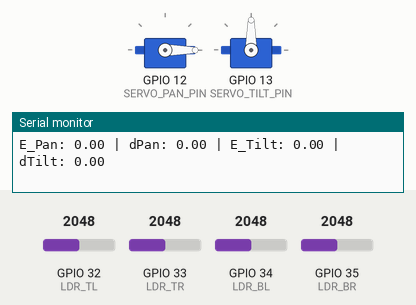
Simulated run of this sketch. Board: ESP32. On the bench: 2 × servo, the last lines printed to the serial monitor. The inputs (shaded band) are chosen by the test bench; at power-on: GPIO 32 (LDR_TL) = 2048, GPIO 34 (LDR_BL) = 2048, GPIO 33 (LDR_TR) = 2048, GPIO 35 (LDR_BR) = 2048.

Above: at 2.2 s.
2.3 s: GPIO 32 (LDR_TL) set to 2866
At 3.44 s:
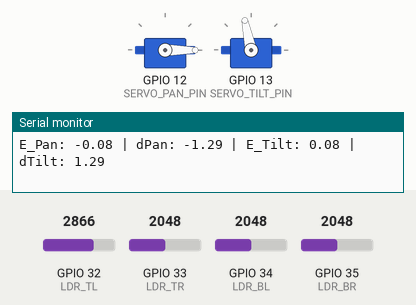
5.3 s: GPIO 34 (LDR_BL) set to 140
At 5.83 s:
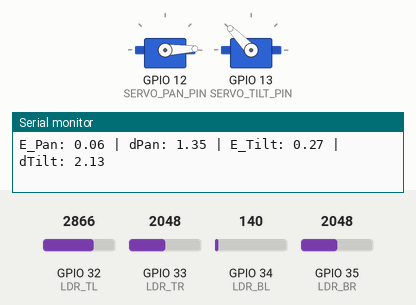
At 6.35 s:
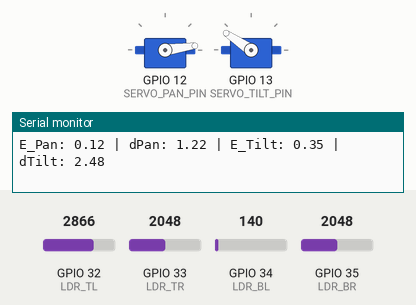
8.3 s: GPIO 33 (LDR_TR) set to 2866
11.3 s: GPIO 35 (LDR_BR) set to 3972
14.3 s: GPIO 32 (LDR_TL) set to 140
At 14.86 s:
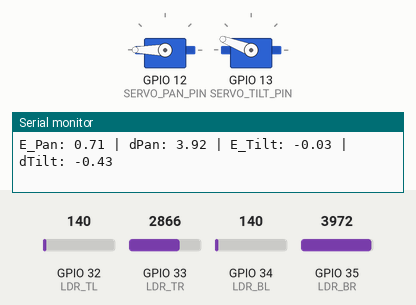
17.3 s: GPIO 34 (LDR_BL) set to 1228
Timing chart, 0 to 23.2 s (numbered marks = the images above; inputs shaded):
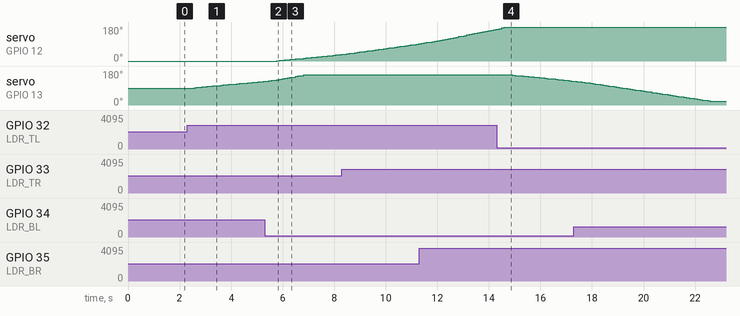

Measured:
- after the input at 2.3 s, servo on GPIO 13 (SERVO_TILT_PIN): moves from 90° to 125° over 2.7 s, starting after 0.26 s
- after the input at 5.3 s, servo on GPIO 12 (SERVO_PAN_PIN): moves from 0° to 35° over 2.5 s, starting after 0.48 s
- after the input at 14.3 s, servo on GPIO 13 (SERVO_TILT_PIN): moves from 160° to 127° over 2.4 s, starting after 0.51 s

The sketch:

Solar_Tracking_System.ino
```cpp
#include <ESP32Servo.h>
#include <Fuzzy.h>

// Định nghĩa các chân cho 4 con LDR
const int LDR_TL = 32; // Trên - Trái (Top-Left)
const int LDR_TR = 33; // Trên - Phải (Top-Right)
const int LDR_BL = 34; // Dưới - Trái (Bottom-Left)
const int LDR_BR = 35; // Dưới - Phải (Bottom-Right)

// Thêm các biến toàn cục để lưu giá trị đã lọc cho 4 cảm biến
float filteredTL = 0, filteredTR = 0, filteredBL = 0, filteredBR = 0;

// Hệ số lọc alpha (0 < alpha < 1).
// Alpha nhỏ (ví dụ 0.1): Lọc cực mượt nhưng đáp ứng chậm.
// Alpha lớn (ví dụ 0.5): Đáp ứng nhanh nhưng ít mượt hơn.
const float ALPHA = 0.2;

// Định nghĩa chân cho 2 Servo
const int SERVO_PAN_PIN = 12;  // Trục Ngang (Đế)
const int SERVO_TILT_PIN = 13; // Trục Dọc (Gật)

Servo servoPan;
Servo servoTilt;

// Các biến lưu góc hiện tại của Servo
float currentPanPos = 0;
float currentTiltPos = 90;

// Giới hạn góc quay để bảo vệ dây điện và cơ khí
const int PAN_MIN = 0;
const int PAN_MAX = 180;
const int TILT_MIN = 20;
const int TILT_MAX = 160;

Fuzzy *fuzzyPan = new Fuzzy();
Fuzzy *fuzzyTilt = new Fuzzy();

// Hàm cài đặt Luật Mờ (Chạy trong setup)
void setupFuzzyLogic(Fuzzy *fuzzySystem) {
  // --- INPUT: Sai số ánh sáng đã chuẩn hóa
  FuzzyInput *errorInput = new FuzzyInput(1);

  FuzzySet *errNB = new FuzzySet(-1.0, -1.0, -0.488, -0.122);
  FuzzySet *errNS = new FuzzySet(-0.488, -0.300, -0.122, -0.012);
  FuzzySet *errZE = new FuzzySet(-0.049, -0.020, 0.020, 0.049);
  FuzzySet *errPS = new FuzzySet(0.012, 0.122, 0.300, 0.488);
  FuzzySet *errPB = new FuzzySet(0.122, 0.488, 1.0, 1.0);

  errorInput->addFuzzySet(errNB);
  errorInput->addFuzzySet(errNS);
  errorInput->addFuzzySet(errZE);
  errorInput->addFuzzySet(errPS);
  errorInput->addFuzzySet(errPB);
  fuzzySystem->addFuzzyInput(errorInput);

  // --- OUTPUT: Bước nhảy góc (Delta Angle) ---
  FuzzyOutput *deltaAngle = new FuzzyOutput(1);

  FuzzySet *MoveFastNeg = new FuzzySet(-5, -5, -4, -2);
  FuzzySet *MoveSlowNeg = new FuzzySet(-3, -1, -0.5, 0);
  FuzzySet *Stop        = new FuzzySet(-0.8, -0.2, 0.2, 0.8);
  FuzzySet *MoveSlowPos = new FuzzySet(0, 0.5, 1, 3);
  FuzzySet *MoveFastPos = new FuzzySet(2, 4, 5, 5);

  deltaAngle->addFuzzySet(MoveFastNeg);
  deltaAngle->addFuzzySet(MoveSlowNeg);
  deltaAngle->addFuzzySet(Stop);
  deltaAngle->addFuzzySet(MoveSlowPos);
  deltaAngle->addFuzzySet(MoveFastPos);
  fuzzySystem->addFuzzyOutput(deltaAngle);

  // --- HỆ LUẬT MỜ (RULE BASE) ---
  // Luật 1: NẾU Error là NB THÌ quay Lùi Nhanh
  FuzzyRuleAntecedent *ifNB = new FuzzyRuleAntecedent();
  ifNB->joinSingle(errNB);
  FuzzyRuleConsequent *thenMFN = new FuzzyRuleConsequent();
  thenMFN->addOutput(MoveFastNeg);
  fuzzySystem->addFuzzyRule(new FuzzyRule(1, ifNB, thenMFN));

  // Luật 2: NẾU Error là NS THÌ quay Lùi Chậm
  FuzzyRuleAntecedent *ifNS = new FuzzyRuleAntecedent();
  ifNS->joinSingle(errNS);
  FuzzyRuleConsequent *thenMSN = new FuzzyRuleConsequent();
  thenMSN->addOutput(MoveSlowNeg);
  fuzzySystem->addFuzzyRule(new FuzzyRule(2, ifNS, thenMSN));

  // Luật 3: NẾU Error là ZE THÌ Đứng yên
  FuzzyRuleAntecedent *ifZE = new FuzzyRuleAntecedent();
  ifZE->joinSingle(errZE);
  FuzzyRuleConsequent *thenStop = new FuzzyRuleConsequent();
  thenStop->addOutput(Stop);
  fuzzySystem->addFuzzyRule(new FuzzyRule(3, ifZE, thenStop));

  // Luật 4: NẾU Error là PS THÌ quay Tiến Chậm
  FuzzyRuleAntecedent *ifPS = new FuzzyRuleAntecedent();
  ifPS->joinSingle(errPS);
  FuzzyRuleConsequent *thenMSP = new FuzzyRuleConsequent();
  thenMSP->addOutput(MoveSlowPos);
  fuzzySystem->addFuzzyRule(new FuzzyRule(4, ifPS, thenMSP));

  // Luật 5: NẾU Error là PB THÌ quay Tiến Nhanh
  FuzzyRuleAntecedent *ifPB = new FuzzyRuleAntecedent();
  ifPB->joinSingle(errPB);
  FuzzyRuleConsequent *thenMFP = new FuzzyRuleConsequent();
  thenMFP->addOutput(MoveFastPos);
  fuzzySystem->addFuzzyRule(new FuzzyRule(5, ifPB, thenMFP));
}

// Hàm EMA Filter
float EMA_Filter(float current_raw, float last_filtered, float alpha) {
  return (alpha * current_raw) + ((1.0 - alpha) * last_filtered);
}

void setup() {
  Serial.begin(115200);

  // Cấu hình PWM cho Servo trên ESP32
  ESP32PWM::allocateTimer(0);
  ESP32PWM::allocateTimer(1);
  servoPan.setPeriodHertz(50);
  servoTilt.setPeriodHertz(50);

  // Gắn chân Servo
  servoPan.attach(SERVO_PAN_PIN, 500, 2400);
  servoTilt.attach(SERVO_TILT_PIN, 500, 2400);

  // Đưa Servo về vị trí 90 độ (Home)
  servoPan.write(currentPanPos);
  servoTilt.write(currentTiltPos);
  delay(1000); // Chờ Servo về đúng vị trí

  // Khởi tạo Bộ điều khiển mờ cho 2 trục
  setupFuzzyLogic(fuzzyPan);
  setupFuzzyLogic(fuzzyTilt);


  filteredTL = analogRead(LDR_TL);
  filteredTR = analogRead(LDR_TR);
  filteredBL = analogRead(LDR_BL);
  filteredBR = analogRead(LDR_BR);

  Serial.println("Fuzzy Logic Solar Tracker Started!");
}

void loop() {
  // Đọc giá trị thô từ 4 LDR
  int rawTL = analogRead(LDR_TL);
  int rawTR = analogRead(LDR_TR);
  int rawBL = analogRead(LDR_BL);
  int rawBR = analogRead(LDR_BR);

  // Lọc dữ liệu bằng EMA
  filteredTL = EMA_Filter(rawTL, filteredTL, ALPHA);
  filteredTR = EMA_Filter(rawTR, filteredTR, ALPHA);
  filteredBL = EMA_Filter(rawBL, filteredBL, ALPHA);
  filteredBR = EMA_Filter(rawBR, filteredBR, ALPHA);

  // Tính toán sai số sử dụng giá trị đã lọc + chuẩn hóa
  float errorPan = (float)((filteredTR + filteredBR) - (filteredTL + filteredBL)) / (filteredTL + filteredTR + filteredBL + filteredBR);
  float errorTilt = (float)((filteredTL + filteredTR) - (filteredBL + filteredBR)) / (filteredTL + filteredTR + filteredBL + filteredBR);

  // --- XỬ LÝ MỜ CHO TRỤC NGANG ---
  fuzzyPan->setInput(1, errorPan);
  fuzzyPan->fuzzify();
  float deltaPan = fuzzyPan->defuzzify(1); // Xuất ra góc nhích (-5 đến 5)

  // --- XỬ LÝ MỜ CHO TRỤC DỌC ---
  fuzzyTilt->setInput(1, errorTilt);
  fuzzyTilt->fuzzify();
  float deltaTilt = fuzzyTilt->defuzzify(1); // Xuất ra góc nhích (-5 đến 5)

  // Xuất lệnh đến Servo
  if (deltaPan != 0) {
    currentPanPos += deltaPan;
    currentPanPos = constrain(currentPanPos, PAN_MIN, PAN_MAX);
    servoPan.write(currentPanPos);
  }

  if (deltaTilt != 0) {
    currentTiltPos += deltaTilt;
    currentTiltPos = constrain(currentTiltPos, TILT_MIN, TILT_MAX);
    servoTilt.write(currentTiltPos);
  }

  // In ra Serial Monitor để theo dõi và tinh chỉnh
  Serial.print("E_Pan: "); Serial.print(errorPan);
  Serial.print(" | dPan: "); Serial.print(deltaPan);
  Serial.print(" | E_Tilt: "); Serial.print(errorTilt);
  Serial.print(" | dTilt: "); Serial.print(deltaTilt);
  Serial.println();

  delay(100);
}
```
